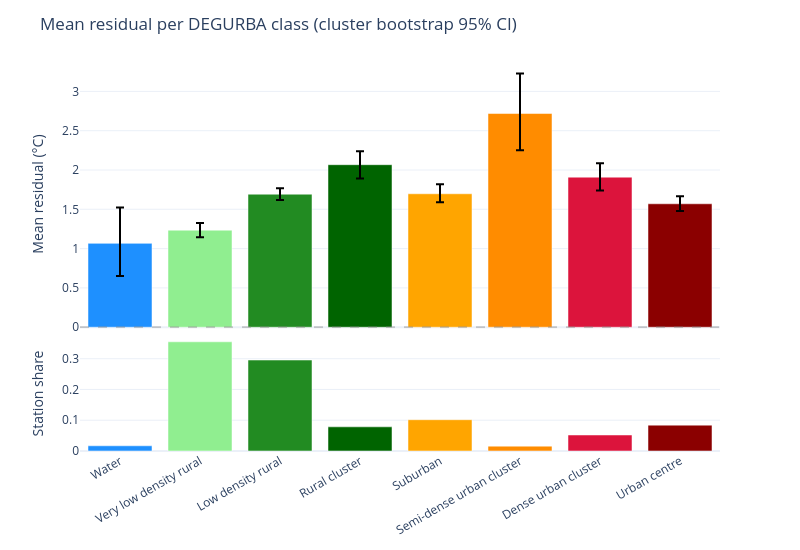

The notebook cell saved with this chart:
### Code cell
fig = make_subplots(
    rows=2,
    cols=1,
    shared_xaxes=True,
    row_heights=[0.7, 0.3],
    vertical_spacing=0.02,
)

# Top: mean residual bars
fig.add_trace(
    go.Bar(
        x=degurba_order,
        y=means,
        marker_color=degurba_colors[: len(degurba_order)],
        error_y=dict(
            type="data",
            symmetric=False,
            array=ci_hi - means,
            arrayminus=means - ci_lo,
            color="black",
            thickness=2,
            width=4,
        ),
        showlegend=False,
        hovertemplate="%{x}<br>Mean: %{y:.3f} °C<extra></extra>",
    ),
    row=1,
    col=1,
)
fig.add_hline(y=0, line_dash="dash", line_color="grey", opacity=0.4, row=1, col=1)

# Bottom: normalized station distribution
fig.add_trace(
    go.Bar(
        x=degurba_order,
        y=station_dist,
        marker_color=degurba_colors[: len(degurba_order)],
        showlegend=False,
        hovertemplate="%{x}<br>Share: %{y:.1%}<extra></extra>",
    ),
    row=2,
    col=1,
)

fig.update_layout(
    height=550,
    width=800,
    template="plotly_white",
    title="Mean residual per DEGURBA class (cluster bootstrap 95% CI)",
    margin=dict(t=60),
)
fig.update_yaxes(title_text="Mean residual (°C)", row=1, col=1)
fig.update_yaxes(title_text="Station share", row=2, col=1)
fig.update_xaxes(tickangle=-30, row=2, col=1)

fig.show()

### Figure 1 — Plotly figure (JSON) as saved in the notebook; plotly's stock layout.template omitted (floating-point values rounded to 4 significant figures)
{"data": [{"error_y": {"array": [0.4558, 0.09096, 0.07712, 0.1704, 0.12, 0.5102, 0.1763, 0.09555], "arrayminus": [0.4137, 0.09024, 0.07467, 0.1749, 0.1065, 0.468, 0.1683, 0.09271], "color": "black", "symmetric": false, "thickness": 2, "type": "data", "width": 4}, "hovertemplate": "%{x}<br>Mean: %{y:.3f} °C<extra></extra>", "marker": {"color": ["rgb(30,144,255)", "rgb(144,238,144)", "rgb(34,139,34)", "rgb(0,100,0)", "rgb(255,165,0)", "rgb(255,140,0)", "rgb(220,20,60)", "rgb(139,0,0)"]}, "showlegend": false, "type": "bar", "x": ["Water", "Very low density rural", "Low density rural", "Rural cluster", "Suburban", "Semi-dense urban cluster", "Dense urban cluster", "Urban centre"], "xaxis": "x", "y": [1.067, 1.235, 1.692, 2.067, 1.697, 2.718, 1.909, 1.57], "yaxis": "y"}, {"hovertemplate": "%{x}<br>Share: %{y:.1%}<extra></extra>", "marker": {"color": ["rgb(30,144,255)", "rgb(144,238,144)", "rgb(34,139,34)", "rgb(0,100,0)", "rgb(255,165,0)", "rgb(255,140,0)", "rgb(220,20,60)", "rgb(139,0,0)"]}, "showlegend": false, "type": "bar", "x": ["Water", "Very low density rural", "Low density rural", "Rural cluster", "Suburban", "Semi-dense urban cluster", "Dense urban cluster", "Urban centre"], "xaxis": "x2", "y": [0.01692, 0.355, 0.2957, 0.07857, 0.1017, 0.01585, 0.05205, 0.08412], "yaxis": "y2"}], "layout": {"height": 550, "margin": {"t": 60}, "shapes": [{"line": {"color": "grey", "dash": "dash"}, "opacity": 0.4, "type": "line", "x0": 0, "x1": 1, "xref": "x domain", "y0": 0, "y1": 0, "yref": "y"}], "title": {"text": "Mean residual per DEGURBA class (cluster bootstrap 95% CI)"}, "width": 800, "xaxis": {"anchor": "y", "domain": [0, 1], "matches": "x2", "showticklabels": false}, "xaxis2": {"anchor": "y2", "domain": [0, 1], "tickangle": -30}, "yaxis": {"anchor": "x", "domain": [0.314, 1], "title": {"text": "Mean residual (°C)"}}, "yaxis2": {"anchor": "x2", "domain": [0, 0.294], "title": {"text": "Station share"}}}}
